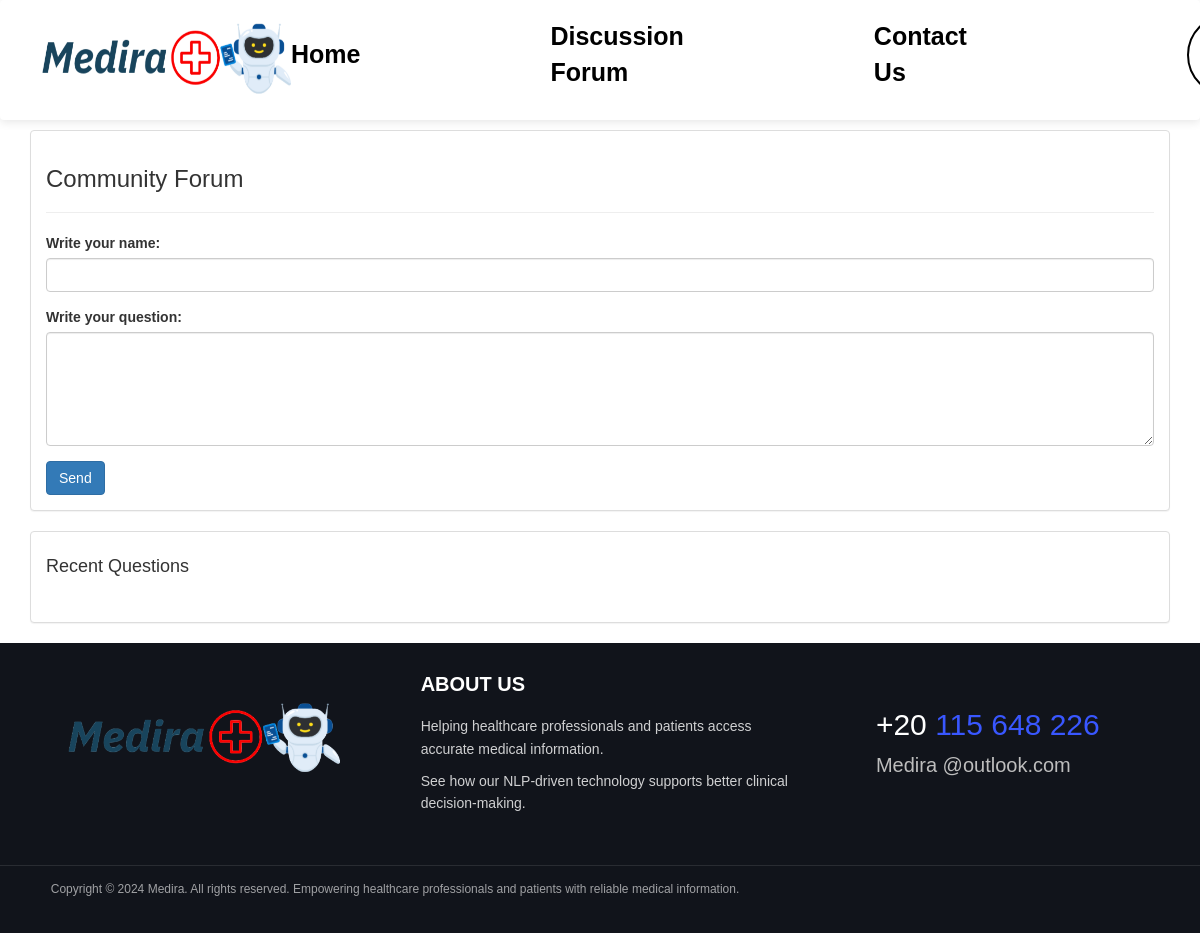
Before: /Views/DiscussionForum.php (signed in) with the older database file.
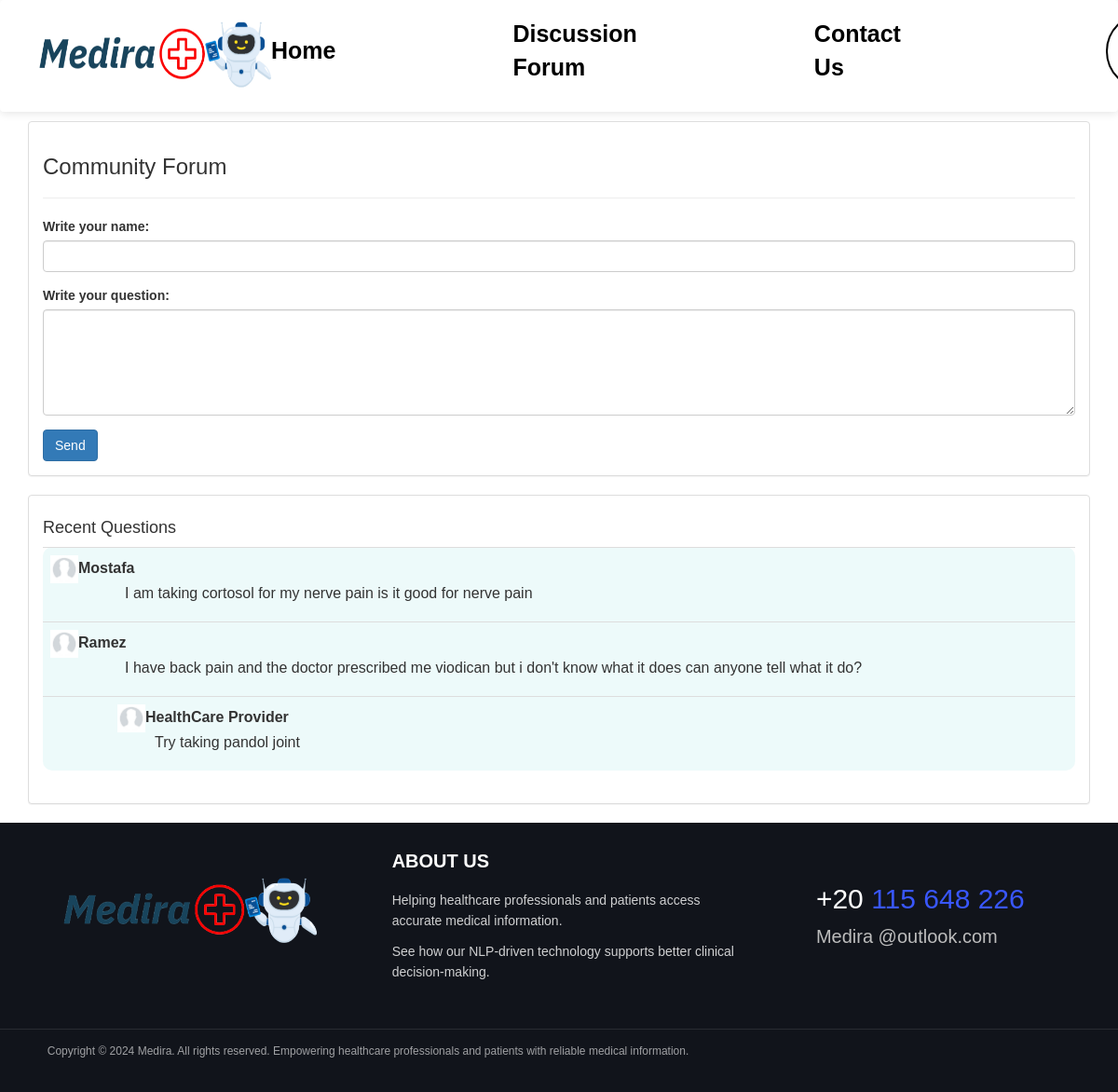
After: the same page with the newer database file.
### tables this page shows
CREATE TABLE `forums` (
  `id` int(11) NOT NULL,
  `patient` varchar(255) NOT NULL,
  `post` text NOT NULL,
  `parent_comment` int(11) DEFAULT NULL
);

### db/dp.php (called while the page is built, shortened)
<?php
class DBh {
    private $servername;
    private $username;
    private $password;
    private $dbname;
    private $conn;
    public function __construct() {
        $this->servername = DB_SERVER;
        $this->username = DB_USER;
        $this->password = DB_PASS;
        $this->dbname = DB_DATABASE;
    }
    private function connect() {
        $this->conn = new mysqli($this->servername, $this->username, $this->password, $this->dbname);
    }
    private function initializeDatabase() {
        $sql = "CREATE DATABASE IF NOT EXISTS $this->dbname";
    }
    public function getConn() {
        return $this->conn;
    }
}
?>

### Models/Forum.php (called while the page is built, shortened)
<?php
require_once '../db/dp.php';
class Forum {
    public static function getAllInstances()
    {
        $db = new DBh();
        $sql = "SELECT * FROM forums ORDER BY id DESC";
        $result = $db->getConn()->query($sql);
        $discussions = [];
        while ($row = $result->fetch_assoc()) {
            $discussions[] = $row;
        }
        return $discussions;
    }
}
?>

### Views/DiscussionForum.php (the view, shortened to what this page needs)
<?php
require_once '../Models/Forum.php';
$discussions = Forum::getAllInstances();
?>
<!DOCTYPE html>
<html lang="en">
<head>
    <link rel="stylesheet" href="https://maxcdn.bootstrapcdn.com/bootstrap/3.4.1/css/bootstrap.min.css">
    <link rel="stylesheet" href="/Medira/Media/css/NavBar.css">
    <link rel="stylesheet" href="/Medira/Media/css/DiscussionForum.css">
    <link rel="stylesheet" href="/Medira/Media/css/styles.css">
</head>
<body>
 <div id="navbar">
    <?php include "NavBar.php"; ?>
  </div>
<div class="container">
    <div class="panel panel-default" style="margin-top:50px">
        <div class="panel-body">
            <h3>Community Forum</h3>
            <hr>
            <form method="POST">
                <div class="form-group">
                    <label for="name">Write your name:</label>
                    <input type="text" class="form-control" name="name" required>
                </div>
                <div class="form-group">
                    <label for="msg">Write your question:</label>
                    <textarea class="form-control" rows="5" name="msg" required></textarea>
                </div>
                <input type="submit" name="save" class="btn btn-primary" value="Send">
            </form>
        </div>
    </div>
    <div class="panel panel-default">
        <div class="panel-body">
            <h4>Recent Questions</h4>
            <table class="table" id="MyTable" style="background-color: #edfafa; border:0px; border-radius:10px">
                <tbody id="record">
                    <?php
                    foreach ($discussions as $discussion) {
                        if ($discussion['parent_comment'] == 0) {
                            echo '<tr><td><b><img src="../Media/images/avatar.jpg" width="30px" height="30px" />' .
                                 $discussion['patient'] . '</b><br><p style="padding-left:80px">' .
                                 $discussion['post'] . '<br>';
                            echo '</p></td></tr>';
                            foreach ($discussions as $reply) {
                                if ($reply['parent_comment'] == $discussion['id']) {
                                    echo '<tr><td style="padding-left:80px"><b><img src="../Media/images/avatar.jpg" width="30px" height="30px" />' .
                                         $reply['patient'] . '</b><br><p style="padding-left:40px">' .
                                         $reply['post'] . '</p></td></tr>';
                                }
                            }
                        }
                    }
                    ?>
                </tbody>
            </table>
        </div>
    </div>
</div>
<footer>
<div class="footer-area section-bg" data-background="/Medira/Media/images/A_black_image.jpg">
    <div class="containers">
        <div class="footer-top footer-padding">
            <div class="row d-flex justify-content-between">
                <div class="col-xl-3 col-lg-3 col-md-4 col-sm-8">
                    <div class="single-footer-caption mb-50">
                        <div class="footer-logo">
                            <a href="index.html"><img src="/Medira/Media/images/LOGO-footer.png" alt=""></a>
                        </div>
                    </div>
                </div>
                <div class="col-xl-3 col-lg-4 col-md-6 col-sm-5">
                    <div class="single-footer-caption mb-50">
                        <div class="footer-tittle">
                            <h4>About Us</h4>
                            <div class="footer-pera">
                                <p class="info1">
                                Helping healthcare professionals and patients access accurate medical information.</p>
                                <p class="info1">See how our NLP-driven technology supports better clinical decision-making.</p>
                            </div>
                        </div>
                    </div>
                </div>
                <div class="col-xl-3 col-lg-3 col-md-6 col-sm-8">
                    <div class="single-footer-caption mb-50">
                        <div class="footer-number-mb-50">
                            <h4><span>+20 </span>115 648 226</h4>
                            <p>Medira @outlook.com</p>
                        </div>
                    </div>
                </div>
            </div>
        </div>
        <div class="footer-bottom">
            <div class="row d-flex justify-content-between align-items-center">
                <div class="col-xl-9 col-lg-8">
                    <div class="footer-copy-right">
                        <p>
                            Copyright &copy; 2024 Medira. All rights reserved. Empowering healthcare professionals and patients with reliable
                            medical information.
                        </p>
                    </div>
                </div>
                <div class="col-xl-3 col-lg-4">
                </div>
            </div>
        </div>
    </div>
</div>
</footer>
</body>
</html>

### Views/NavBar.php (shortened to what this page needs)
<?php
$user_type = isset($_SESSION['user_type']) ? $_SESSION['user_type'] : 'guest';
?>
<div class="navbar">
    <div class="logo"><a href="/Medira/Views/index.php"><img src="/Medira/Media/images/LOGO.png"></a> </div>
    <ul>
        <?php if ($user_type == 'healthCare'): ?>
            <li><a href="/Medira/Views/index.php">Home</a></li>
            <li><a href="/Medira/Views/DiscussionForum.php">Discussion Forum</a></li>
            <li><button class="Signup" onclick="location.href='?logout=true';">Logout</button></li>
        <?php elseif ($user_type == 'patient'): ?>
            <li><a href="/Medira/Views/index.php">Home</a></li>
            <li><a href="/Medira/Views/DiscussionForum.php">Discussion Forum</a></li>
            <li><a href="/Medira/Views/ContactUs.php">Contact Us</a></li>
            <li><button class="Signup" onclick="location.href='?logout=true';">Logout</button></li>
        <?php endif; ?>
    </ul>
</div>

### Media/css/NavBar.css (style rules this page uses)
* { margin: 0; padding: 0; box-sizing: border-box; font-family: sans-serif; }
.navbar { background: white; font-family: calibri; padding: 40px; display: flex; align-items: center; position: fixed; top: 0; width: 100%; z-index: 1000; box-shadow: 0 2px 10px rgba(0, 0, 0, 0.1); height: 120px; }
ul { text-decoration: none; display: flex; align-items: center; margin-left: auto; }
.logo img { width: 250px; height: 100px; }
li { text-decoration: none; list-style: none; margin-right: 190px; }
li a { text-decoration: none; color: black; font-size: 25px; font-weight: bold; }
button { border: none; border-radius: 50px; padding: 25px 30px; cursor: pointer; font-size: 20px; margin-left: 30px; transition: background-color 0.3s, color 0.3s, border 0,3s, box-shadow 0.3s; background-color: rgb(0, 140, 255); }
.Signup { color:rgb(0, 144, 255); border: 2px solid black; background-color: rgb(255, 255, 255); box-shadow: 3px 3px 0px rgba(0, 0, 0, 1.5); }

### Media/css/DiscussionForum.css (style rules this page uses)
.container { padding-top: 60px; }

### Media/css/Styles.css (style rules this page uses)
* { margin: 0; padding: 0; box-sizing: border-box; }
html, body { width: 100%; min-height: 100%; overflow-x: hidden; scrollbar-width: none; }
body { display: flex; flex-direction: column; }
.btn:not(:disabled):not(.disabled) { cursor: pointer; }
.footer-area { background: #11141b; padding: 20px 0; color: #fff; }
.footer-logo a img { max-width: 80%; height: auto; }
.single-footer-caption { margin-bottom: 30px; }
.footer-tittle h4 { font-size: 18px; font-weight: bold; color: #fff; margin-bottom: 15px; text-transform: uppercase; }
.footer-pera p { font-size: 12px; line-height: 1.4; color: rgba(255, 255, 255, 0.8); }
.footer-bottom { border-top: 1px solid rgba(255, 255, 255, 0.1); padding-top: 15px; padding-bottom: 15px; }
.footer-copy-right p { font-size: 12px; color: rgba(255, 255, 255, 0.6); margin-bottom: 0; text-align: center; }
.footer-top .row { padding-left: 2vh; display: flex; justify-content: space-between; align-items: center; }
.single-footer-caption { margin-bottom: 50px; }
.footer-logo a img { max-width: 100%; height: auto; }
.footer-tittle h4 { font-size: 20px; font-weight: bold; color: #fff; margin-bottom: 20px; text-transform: uppercase; }
.footer-pera p { font-size: 14px; line-height: 1.6; color: rgba(255, 255, 255, 0.8); }
.footer-logo a img { width: 300px; height: auto; max-width: 100%; }
.footer-area .footer-top .single-footer-caption .footer-number-mb-50 h4 span { color: #fff; }
.footer-area .footer-top .single-footer-caption .footer-number-mb-50 h4 { color: #3957ff; font-size: 30px; font-weight: 500; text-transform: capitalize; }
.footer-area .footer-top .single-footer-caption .footer-number-mb-50 p { color: #bdbdbd; font-family: "Muli", sans-serif; font-size: 20px; line-height: 1.4; margin-bottom: 10px; font-weight: normal; }
.footer-area .footer-top .single-footer-caption .footer-number-mb-50 { padding-right: 30px; }

Changed rows visible on the page:
added forums: patient "Mostafa", post "I am taking cortosol for my nerve pain is it good for nerve pain", shown under "Recent Questions"
added forums: patient "Ramez", post "I have back pain and the doctor prescribed me viodican but i don't know what it does can anyone tell what it do?", shown under "Recent Questions"
added forums: patient "HealthCare Provider", post "Try taking pandol joint", shown under "Ramez"
